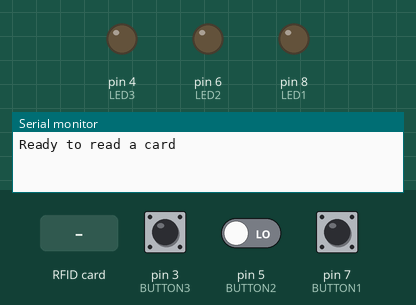
Recording of a sketch running on a simulated Arduino Uno, built with avr-gcc and run on an emulated ATmega328P. Parts: output pins drawn as LEDs (lit = HIGH), the last lines printed to the serial monitor. Inputs (shaded band) come from the test bench; at power-on: pin 3 (BUTTON3) LOW, pin 5 (BUTTON2) LOW, pin 7 (BUTTON1) LOW. Pins used as bus, display or sensor lines are not drawn.

Above: at 1.2 s.
1.3 s: pin 3 (BUTTON3) pulled HIGH for 0.15 s
2.9 s: RFID card 5E 7A 19 C4 held to the reader
4.4 s: pin 3 (BUTTON3) driven HIGH and pin 5 (BUTTON2) driven HIGH
7.4 s: RFID card 5E 7A 19 C4 held to the reader
At 8.8 s:
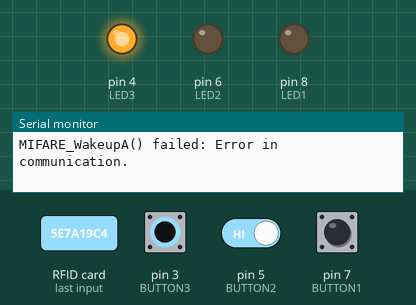
Timing chart, 0 to 14.2 s (numbered marks = the images above; inputs shaded):
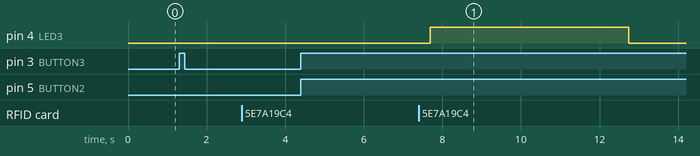

Measured:
- after the input at 7.4 s, pin 4 (LED3): LOW → HIGH after 0.29 s, → LOW 5.0 s later

The sketch:

RFID_code.ino
```cpp
/**
 * ----------------------------------------------------------------------------
 * This is a MFRC522 library example; see https://github.com/miguelbalboa/rfid
 * for further details and other examples.
 *
 * NOTE: The library file MFRC522.h has a lot of useful info. Please read it.
 *
 * Released into the public domain.
 * ----------------------------------------------------------------------------
 * This sample shows how to read and write data blocks on a MIFARE Classic PICC
 * (= card/tag).
 *
 * BEWARE: Data will be written to the PICC, in sector #1 (blocks #4 to #7).
 *
 *
 * Typical pin layout used:
 * -----------------------------------------------------------------------------------------
 *             MFRC522      Arduino       Arduino   Arduino    Arduino          Arduino
 *             Reader/PCD   Uno/101       Mega      Nano v3    Leonardo/Micro   Pro Micro
 * Signal      Pin          Pin           Pin       Pin        Pin              Pin
 * -----------------------------------------------------------------------------------------
 * RST/Reset   RST          9             5         D9         RESET/ICSP-5     RST
 * SPI SS      SDA(SS)      10            53        D10        10               10
 * SPI MOSI    MOSI         11 / ICSP-4   51        D11        ICSP-4           16
 * SPI MISO    MISO         12 / ICSP-1   50        D12        ICSP-1           14
 * SPI SCK     SCK          13 / ICSP-3   52        D13        ICSP-3           15
 *
 * More pin layouts for other boards can be found here: https://github.com/miguelbalboa/rfid#pin-layout
 *
 */

#include <SPI.h>
#include <MFRC522.h>

#define RST_PIN         9           // Configurable, see typical pin layout above
#define SS_PIN          10          // Configurable, see typical pin layout above

const int BUTTON1 = 7;//Initialize Pin2 with Button1
const int BUTTON2 = 5;//Initialize Pin4 with Button2
const int BUTTON3 = 3;//Initialize Pin7 with Button3
const int LED1 = 8;//Initialize pin8 for LED1
const int LED2 = 6;//Initialize pin12 for LED2
const int LED3 = 4;//Initialize pin13 for LED3
int curState1 = 0; // To read the button1 state
int curState2 = 0;// To read the button2 state
int curState3 = 0;// To read the button3 state
int LED1state = 0;
int LED2state = 0;
int LED3state = 0;
int lastState1;
int lastState2;
int lastState3;
static unsigned long ledCameOn = 0;

MFRC522 mfrc522(SS_PIN, RST_PIN);   // Create MFRC522 instance.

MFRC522::MIFARE_Key key;

byte sector         = 1;
byte blockAddr      = 4;
byte trailerBlock   = 7;
MFRC522::StatusCode status;
byte buffer[18];
byte size = sizeof(buffer);

// data of the three cards we use at FBN
byte stopCard[] = { //FU
    0x00, 0x01, 0x46, 0x55, //  1,  2,   3,  4,
    0x00, 0x00, 0x00, 0x01, //  5,  6,   7,  8,
    0x00, 0x05, 0x00, 0x00,
    0x00, 0x02, 0x00, 0x99,
};
byte fastCard[] = {//SD-CLR
    0x00, 0x01, 0x53, 0x44, //  1,  2,   3,  4,
    0x00, 0x00, 0x00, 0x99, //  5,  6,   7,  8,
    0x00, 0x05, 0x00, 0x00,
    0x00, 0x02, 0x00, 0x99,
};
byte slowCard[] = {//SD
    0x00, 0x01, 0x53, 0x44, //  1,  2,   3,  4,
    0x00, 0x00, 0x00, 0x01, //  5,  6,   7,  8,
    0x00, 0x05, 0x00, 0x00,
    0x00, 0x02, 0x00, 0x99,
};

/**
 * Initialize.
 */
void setup() {
    Serial.begin(9600); // Initialize serial communications with the PC
    while (!Serial);    // Do nothing if no serial port is opened (added for Arduinos based on ATMEGA32U4)
    SPI.begin();        // Init SPI bus
    mfrc522.PCD_Init(); // Init MFRC522 card

    // Prepare the key (used both as key A and as key B)
    // using FFFFFFFFFFFFh which is the default at chip delivery from the factory
    for (byte i = 0; i < 6; i++) {
        key.keyByte[i] = 0xFF;
    }

  pinMode(BUTTON1, INPUT);//Define Button1 as input pin
  pinMode(BUTTON2, INPUT);//Define Button2 as input pin
  pinMode(BUTTON3, INPUT);//Define Button3 as input pin
  pinMode(LED1, OUTPUT);//Define LED1 as output pin
  pinMode(LED2, OUTPUT);//Define LED2 as output pin
  pinMode(LED3, OUTPUT);//Define LED3 as output pin
  curState1 = digitalRead(BUTTON1);
  curState2 = digitalRead(BUTTON2);
  curState3 = digitalRead(BUTTON3);

  Serial.print(F("Ready to read a card"));
  Serial.println();
}

/**
 * Main loop.
 */
void loop() {

  if (LED1state == HIGH || LED2state == HIGH || LED3state == HIGH)
  {
    if(millis()-ledCameOn > 5000)
    {
      LED1state = LOW;
      LED2state = LOW;
      LED3state = LOW;
    }
  }

  digitalWrite(LED1, LED1state);
  digitalWrite(LED2, LED2state);
  digitalWrite(LED3, LED3state);

  if (digitalRead(BUTTON1) == HIGH || digitalRead(BUTTON2) == HIGH || digitalRead(BUTTON3) == HIGH){

    status = (MFRC522::StatusCode) mfrc522.PICC_WakeupA(buffer, &size);
    if (status != MFRC522::STATUS_OK) {
        Serial.print(F("MIFARE_WakeupA() failed: "));
        Serial.println(mfrc522.GetStatusCodeName(status));
    }

    if ( ! mfrc522.PICC_ReadCardSerial())
      return;

      rfid_write_button();

  }
  else {
      // Reset the loop if no new card present on the sensor/reader. This saves the entire process when idle.
      if ( ! mfrc522.PICC_IsNewCardPresent())
          return;

      // Select one of the cards
      if ( ! mfrc522.PICC_ReadCardSerial())
          return;

      MFRC522::PICC_Type piccType = mfrc522.PICC_GetType(mfrc522.uid.sak);
      //    Serial.println(mfrc522.PICC_GetTypeName(piccType));

      // Check for compatibility
      if (    piccType != MFRC522::PICC_TYPE_MIFARE_MINI
      &&  piccType != MFRC522::PICC_TYPE_MIFARE_1K
      &&  piccType != MFRC522::PICC_TYPE_MIFARE_4K) {
      Serial.println(F("This sample only works with MIFARE Classic cards."));
      return;
      }

        rfid_read();
  }


    mfrc522.PICC_HaltA(); // Halt PICC
    mfrc522.PCD_StopCrypto1(); // Stop encryption on PCD
}


void rfid_write_user()
{
  // user input to change the card
  Serial.println(F("Do you wish to change the card?"));
  Serial.println(F("1. FU or stop card"));
  Serial.println(F("2. SD or slow card"));
  Serial.println(F("3. SD-CLR or fast card"));
  Serial.println(F("4. Skip writing"));
  Serial.println();
  while (Serial.available() >= 0)
  {
    char ans = (char)Serial.read();
    if (ans == '1'){
      verify(stopCard);
      break;
    }
    if (ans == '2'){
      verify(slowCard);
      break;
    }
    if (ans == '3'){
      verify(fastCard);
      break;
    }
    if (ans == '4'){
      Serial.println(F("Ready to read a new card"));
      Serial.println();
      break;
    }
  }
}

void rfid_write_button()
{
  lastState1 = curState1;
  lastState2 = curState2;
  lastState3 = curState3;
  curState1 = digitalRead(BUTTON1);//Read button1 state
  curState2 = digitalRead(BUTTON2);//Read button2 state
  curState3 = digitalRead(BUTTON3);//Read button3 state

  if (lastState1 == LOW && curState1 == HIGH)
  {
    if (LED1state == LOW){
      LED1state = HIGH;
      LED2state = LOW;
      LED3state = LOW;
      ledCameOn = millis();
      verify(stopCard);
//      Serial.println("led 1 is on");
    }
  }

  if (lastState2 == LOW && curState2 == HIGH)
  {
    if (LED2state == LOW){
      LED2state = HIGH;
      LED1state = LOW;
      LED3state = LOW;
      ledCameOn = millis();
      verify(fastCard);
//      Serial.println("led 2 is on");
    }
  }

  if (lastState3 == LOW && curState3 == HIGH)
  {
    if (LED3state == LOW){

      verify(slowCard);
      LED3state = HIGH;
      LED2state = LOW;
      LED1state = LOW;
      ledCameOn = millis();
//      Serial.println("led 3 is on");
    }
  }
}

void rfid_read()
{
//  Serial.print("read read");
    size = sizeof(buffer);
    status = (MFRC522::StatusCode) mfrc522.PCD_Authenticate(MFRC522::PICC_CMD_MF_AUTH_KEY_A, trailerBlock, &key, &(mfrc522.uid));
    if (status != MFRC522::STATUS_OK) {
        Serial.print(F("PCD_Authenticate() failed: "));
        Serial.println(mfrc522.GetStatusCodeName(status));
        return;
    }

    // Read data from the block
    status = (MFRC522::StatusCode) mfrc522.MIFARE_Read(blockAddr, buffer, &size);
    if (status != MFRC522::STATUS_OK) {
        Serial.print(F("MIFARE_Read() failed: "));
        Serial.println(mfrc522.GetStatusCodeName(status));
    }

    Serial.print(F("Data in block ")); Serial.print(blockAddr); Serial.println(F(":"));
    dump_byte_array(buffer, 16); Serial.println();
    Serial.println();

    Serial.print(F("Card is ")); // checks the read card to any of the three known card

    if (buffer[2] == stopCard[2]){
      Serial.println(F("FU or a stop card"));
      Serial.println();
      LED1state = HIGH;
      LED2state = LOW;
      LED3state = LOW;
      ledCameOn = millis();
    }
    if (buffer[2] == fastCard[2] && buffer[7] == fastCard[7]){
      Serial.println(F("SD-CLR or a fast move card"));
      Serial.println();
      LED2state = HIGH;
      LED1state = LOW;
      LED3state = LOW;
      ledCameOn = millis();
    }
    if (buffer[2] == slowCard[2] && buffer[7] == slowCard[7]){
      Serial.println(F("SD or a slow move card"));
      Serial.println();
      LED3state = HIGH;
      LED2state = LOW;
      LED1state = LOW;
      ledCameOn = millis();
    }
}

void verify(byte *dataBlock){

    size = sizeof(buffer);
    status = (MFRC522::StatusCode) mfrc522.PCD_Authenticate(MFRC522::PICC_CMD_MF_AUTH_KEY_A, trailerBlock, &key, &(mfrc522.uid));
    if (status != MFRC522::STATUS_OK) {
        Serial.print(F("PCD_Authenticate() failed: "));
        Serial.println(mfrc522.GetStatusCodeName(status));
        return;
    }

    status = (MFRC522::StatusCode) mfrc522.MIFARE_Write(blockAddr, dataBlock, 16);
    if (status != MFRC522::STATUS_OK) {
        Serial.print(F("MIFARE_Write() failed: "));
        Serial.println(mfrc522.GetStatusCodeName(status));
    }
    Serial.print("verify read");
      // Read data from the block (again, should now be what we have written)
    status = (MFRC522::StatusCode) mfrc522.MIFARE_Read(blockAddr, buffer, &size);
    if (status != MFRC522::STATUS_OK) {
        Serial.print(F("MIFARE_Read() failed: "));
        Serial.println(mfrc522.GetStatusCodeName(status));
    }

    // Check that data in block is what we have written
    // by counting the number of bytes that are equal
    Serial.println(F("Checking result..."));
    byte count = 0;
    for (byte i = 0; i < 16; i++) {
        // Compare buffer (= what we've read) with dataBlock (= what we've written)
        if (buffer[i] == dataBlock[i])
            count++;
    }
    Serial.print(F("Number of bytes that match = ")); Serial.println(count);
    if (count == 16) {
        Serial.println(F("Card has been wrote sucessfully"));
    } else {
        Serial.println(F("Failure, no match :-("));
        Serial.println(F("  perhaps the write didn't work properly..."));
    }
    Serial.println();
    Serial.println(F("Ready to read a new card"));
    Serial.println();

}


/**
 * Helper routine to dump a byte array as hex values to Serial.
 */
void dump_byte_array(byte *buffer, byte bufferSize) {
    for (byte i = 0; i < bufferSize; i++) {
        Serial.print(buffer[i] < 0x10 ? " 0" : " ");
        Serial.print(buffer[i], HEX);
    }
}
```
